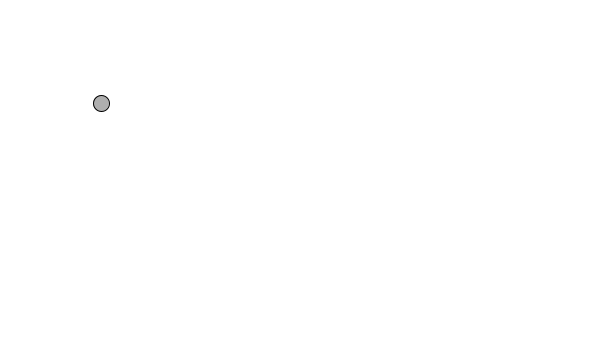
Frame 1 (no input)
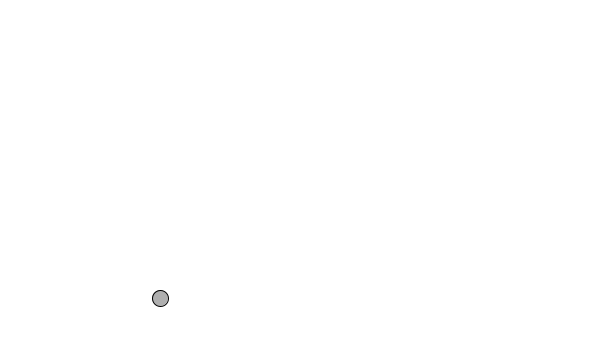
Frame 60 (the mouse pressed at the canvas centre just before this capture)
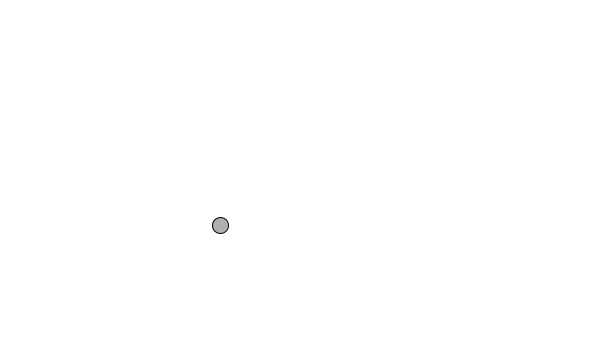
Frame 120 (the mouse held since frame 60 and released just before this capture)

The Processing sketch that drew these frames (run headless with seeded random() and noise(); from frame 60 on, the mouse is pressed at the canvas centre):

// Processing sketch: sketch_1_1_BouncingBalls_no_vectors
// ── sketch_1_1_BouncingBalls_no_vectors.pde
float  x =100;
float y = 100;

float xspeed = 1;
float yspeed = 3.3;


void setup(){
  size(600,360);
  background(255);

}


void draw(){

  background(255);
  
  x += xspeed;
  y += yspeed;
  
  if ((x > width)||(x < 0)){
        xspeed *= -1;
   }
    
  if ((y > height)||(y < 0)){
      yspeed *= -1;
  }

  stroke(0);
  fill(175);
  
  ellipse(x,y,16,16);

}
